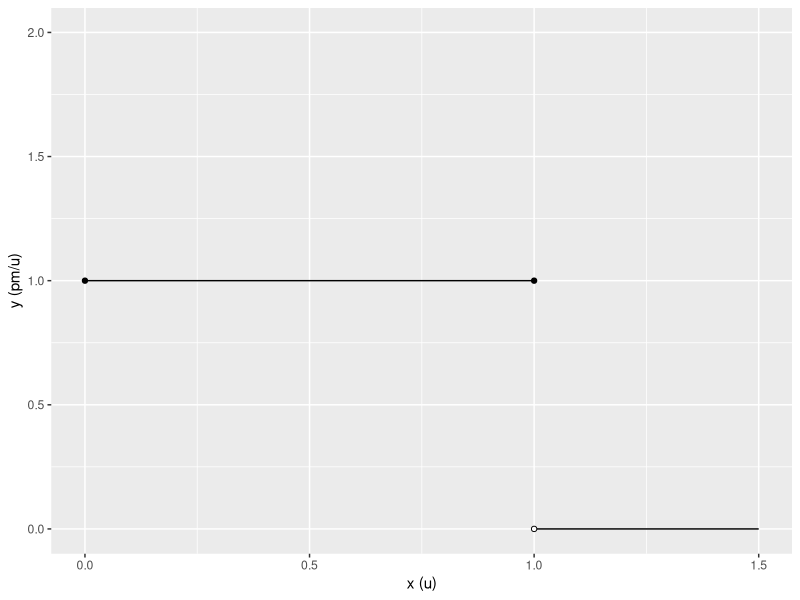
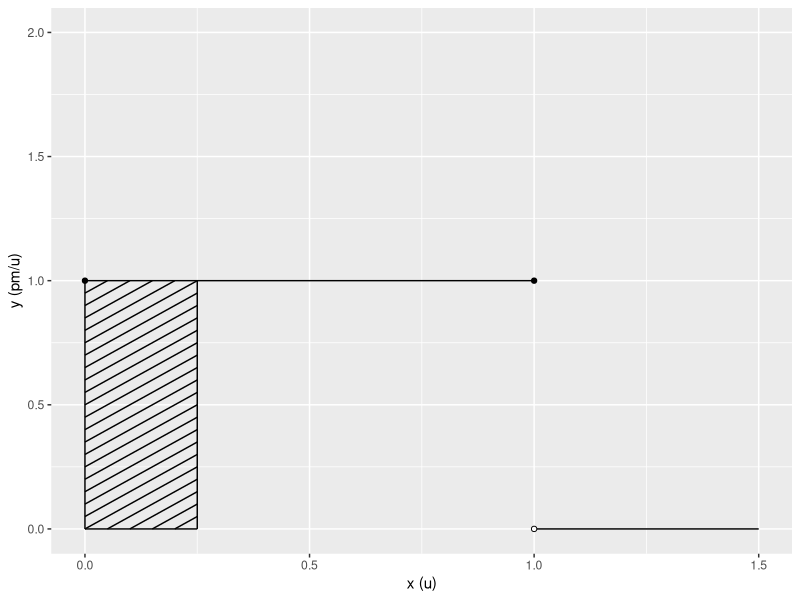
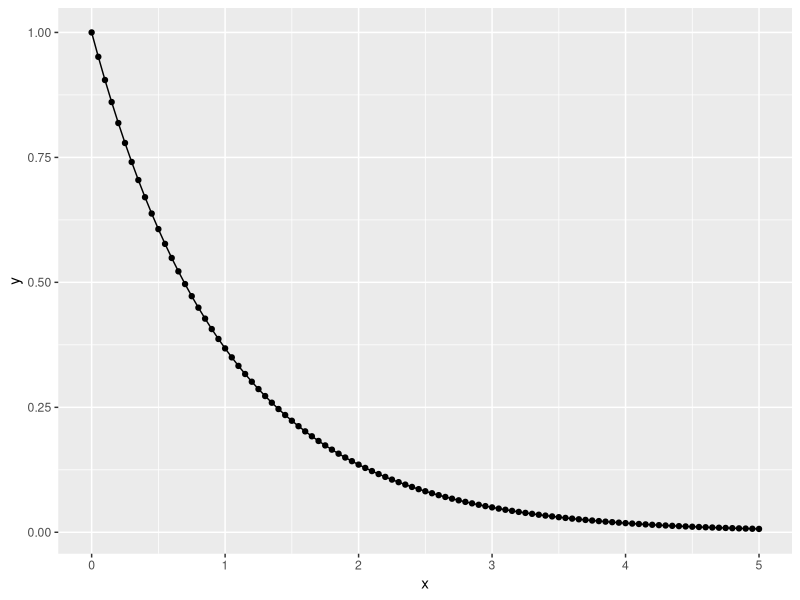
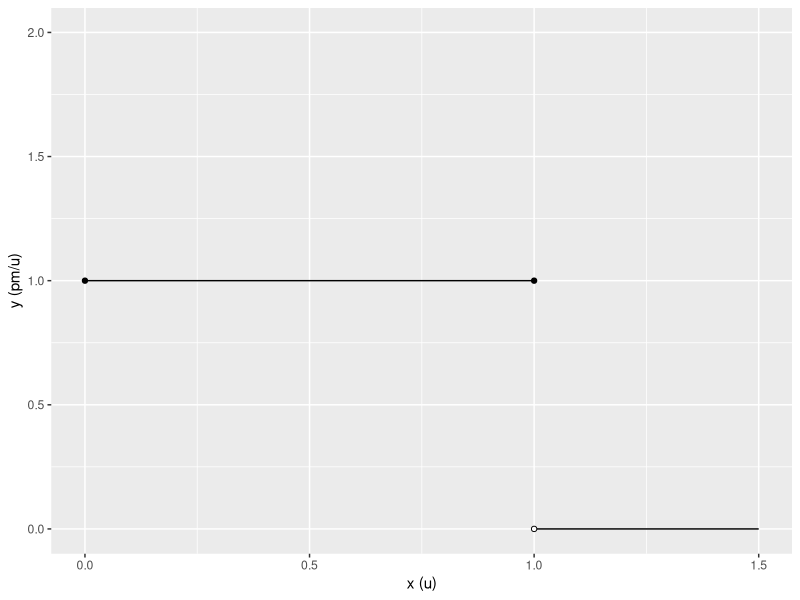
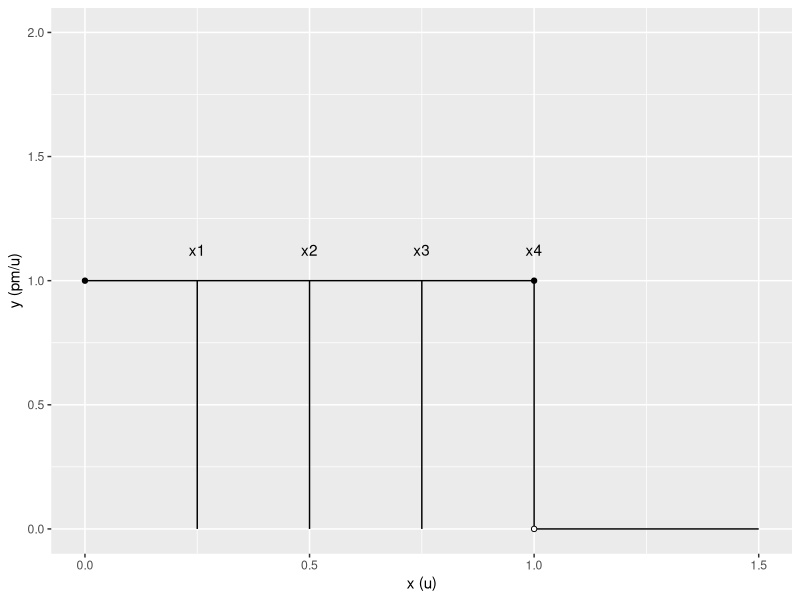

Generate these figures, in order, with R:
## ---- chunk 1
a <- data.frame(x = c(0,1), 
                y = c(1,0),
                x_end = c(1,1.5),
                y_end = c(1,0))

b <- data.frame(x = c(0,1), 
                y = c(1,1))

d <- data.frame(x = c(1), 
                y = c(0))
                

ggplot2::ggplot(a, ggplot2::aes(x = x, y = y)) +
  ggplot2::geom_segment(data = a, ggplot2::aes(x = x, y = y, xend = x_end, yend = y_end)) +
  ggplot2::scale_y_continuous(limits = c(0,2)) +
  ggplot2::scale_x_continuous(limits = c(0,1.5)) +
  ggplot2::labs(y = "y (pm/u)", x = "x (u)") +
  ggplot2::geom_point(data = b, ggplot2::aes(x=x,y=y)) +
  ggplot2::geom_point(data = d, ggplot2::aes(x=x,y=y), shape = 21, fill = 'white')


## ---- chunk 2

a <- seq(-.25,1, by = .05)
b <- data.frame(x = c(0,.25,0,0,1), 
                y = c(1,0,0,0,0),
                x_end = c(1,.25,.25,0,1.5),
                y_end = c(1,1,0,1,0))

df <- data.frame(x = ifelse(a < 0, abs(a), 0), 
                 y = ifelse(a < 0, 0, a), 
                 x_end = ifelse(a + .25 > 1, (1-a), .25),
                 y_end = ifelse(a + .25 > 1, 1, a + .25))

b <- data.frame(rbind(b,df))


c <- data.frame(x = c(0,1), 
                y = c(1,1))


d <- data.frame(x = c(1), 
                y = c(0))
                

ggplot2::ggplot(b, ggplot2::aes(x = x, y = y)) +
  ggplot2::geom_segment(data = b, ggplot2::aes(x = x, y = y, xend = x_end, yend = y_end)) +
  ggplot2::scale_y_continuous(limits = c(0,2)) +
  ggplot2::scale_x_continuous(limits = c(0,1.5)) +
  ggplot2::labs(y = "y (pm/u)", x = "x (u)") +
  ggplot2::geom_point(data = c, ggplot2::aes(x=x,y=y)) +
  ggplot2::geom_point(data = d, ggplot2::aes(x=x,y=y), shape = 21, fill = 'white')


## ---- chunk 3
x <- seq(0,5,.05)
y <- exp(-x)
z <- data.frame(x,y)

ggplot2::ggplot(data = z, ggplot2::aes(x=x,y=y))+
  ggplot2::geom_point() +
  ggplot2::geom_line()
## ---- chunk 4
a <- data.frame(x = c(0,1), 
                y = c(1,0),
                x_end = c(1,1.5),
                y_end = c(1,0))

b <- data.frame(x = c(0,1), 
                y = c(1,1))

d <- data.frame(x = c(1), 
                y = c(0))
                

ggplot2::ggplot(a, ggplot2::aes(x = x, y = y)) +
  ggplot2::geom_segment(data = a, ggplot2::aes(x = x, y = y, xend = x_end, yend = y_end)) +
  ggplot2::scale_y_continuous(limits = c(0,2)) +
  ggplot2::scale_x_continuous(limits = c(0,1.5)) +
  ggplot2::labs(y = "y (pm/u)", x = "x (u)") +
  ggplot2::geom_point(data = b, ggplot2::aes(x=x,y=y)) +
  ggplot2::geom_point(data = d, ggplot2::aes(x=x,y=y), shape = 21, fill = 'white')

## ---- chunk 5
a <- data.frame(x = c(0,1), 
                y = c(1,0),
                x_end = c(1,1.5),
                y_end = c(1,0))

b <- data.frame(x = c(0,1), 
                y = c(1,1))

d <- data.frame(x = c(1), 
                y = c(0))

e <- data.frame (x = c(.25,.5,.75,1), 
                y = c(0,0,0,0),
                x_end = c(.25,.5,.75,1),
                y_end = c(1,1,1,1))

f <- data.frame(x = c(.25,.5,.75,1),
                y = c(1.125,1.125,1.125,1.125),
                text = c('x1', 'x2' ,'x3', 'x4'))
                

ggplot2::ggplot(a, ggplot2::aes(x = x, y = y)) +
  ggplot2::geom_segment(data = a, ggplot2::aes(x = x, y = y, xend = x_end, yend = y_end)) +
  ggplot2::geom_segment(data = e, ggplot2::aes(x = x, y = y, xend = x_end, yend = y_end)) +
  ggplot2::geom_text(data = f, ggplot2::aes(x = x, y = y, label = text)) +
  ggplot2::scale_y_continuous(limits = c(0,2)) +
  ggplot2::scale_x_continuous(limits = c(0,1.5)) +
  ggplot2::labs(y = "y (pm/u)", x = "x (u)") +
  ggplot2::geom_point(data = b, ggplot2::aes(x=x,y=y)) +
  ggplot2::geom_point(data = d, ggplot2::aes(x=x,y=y), shape = 21, fill = 'white')
